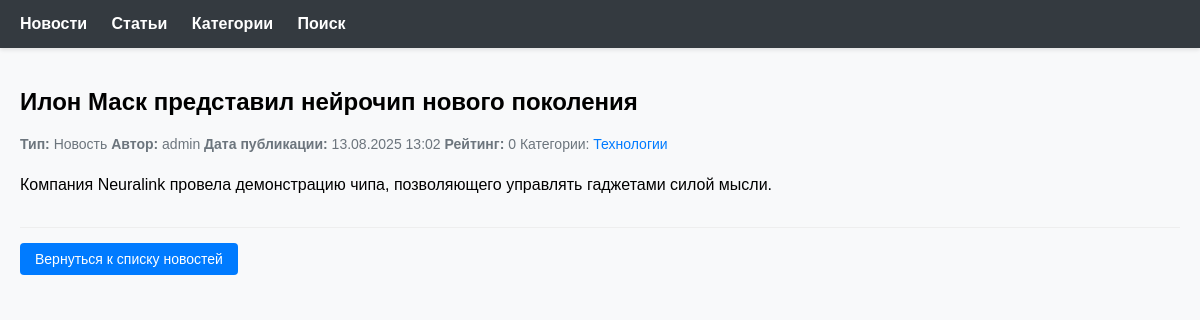
/1/, run on the app's committed database.
### NewsPortal/models.py (models this page shows, shortened)
class Post(models.Model):
    ARTICLE = 'AR'
    NEWS = 'NW'
    POST_TYPES = [
        (ARTICLE, 'Статья'),
        (NEWS, 'Новость'),
    ]
    author = models.ForeignKey(
        Author,
        on_delete=models.CASCADE,
        related_name='posts'
    )
    post_type = models.CharField(max_length=2, choices=POST_TYPES)
    created_at = models.DateTimeField(auto_now_add=True)
    categories = models.ManyToManyField(
        Category,
        through='PostCategory',
        related_name='posts'
    )
    title = models.CharField(max_length=200)
    content = models.TextField()
    rating = models.IntegerField(default=0)
    def get_post_type_display_name(self):
        return dict(self.POST_TYPES).get(self.post_type, 'Неизвестный тип')

class Author(models.Model):
    user = models.OneToOneField(User, on_delete=models.CASCADE)
    rating = models.IntegerField(default=0)
    bio = models.TextField(blank=True, null=True)
    created_at = models.DateTimeField(auto_now_add=True)

class Category(models.Model):
    name = models.CharField(max_length=100, unique=True)
    subscribers = models.ManyToManyField(User, related_name='subscribed_categories', blank=True)

### NewsPortal/views.py (the view)
# urls.py: path('<int:pk>/', views.news_detail, name='news_detail'),
def news_detail(request, pk):
    news = get_object_or_404(Post, pk=pk, post_type='NW')
    return render(request, 'news/news_detail.html', {'news': news})

### NewsPortal/context_processors.py (called while the page is built)
def site_info(request):
    return {
        'SITE_NAME': getattr(settings, 'SITE_NAME', 'News Portal'),
        'SITE_URL': getattr(settings, 'SITE_URL', 'localhost:8000'),
    }

def site_settings(request):
    return {
        'SITE_NAME': settings.SITE_NAME,
        'SITE_URL': settings.SITE_URL,
    }

def social_login_buttons(request):
    return {
        'social_login_buttons': mark_safe(
            '<a href="/accounts/yandex/login/?process=login" class="btn yandex-btn">'
            '<img src="https://upload.wikimedia.org/wikipedia/commons/thumb/9/91/Yandex_icon.svg/512px-Yandex_icon'
            '.svg.png"'
            'alt="Yandex" width="20"> Войти через Yandex'
            '</a>'
        )
    }

### NewsPortal/templatetags/news_filters.py (called while the page is built)
@register.filter(name='censor')
def censor(value):
    if not isinstance(value, str):
        raise TypeError(f"Фильтр 'censor' применяется к строке, а не к {type(value)}")
    BAD_WORDS = [
        'анус',
        'аборт',
        'бздун',
        'беспезды',
        'бздюх',
        'бля',
        'блудилище',
        'блядво',
        'блядеха',
        'блядина',
        'блядистка',
    ]
    pattern = r'\b(' + '|'.join(BAD_WORDS) + r')\b'
    regex = re.compile(pattern, re.IGNORECASE)
    def replace_match(match):
        word = match.group(0)
        return word[0] + '*' * (len(word) - 1)
    return mark_safe(regex.sub(replace_match, value))

### NewsPortal/templates/news/news_detail.html (shortened to what this page needs)
{% extends 'default.html' %}
{% load news_filters %}
{% block content %}
    <article>
        <h1>{{ news.title|censor }}</h1>
        <div class="news-meta">
            <strong>Тип:</strong> {{ news.get_post_type_display_name }}
            <strong>Автор:</strong> {{ news.author.user.username }}
            <strong>Дата публикации:</strong> {{ news.created_at|date:"d.m.Y H:i" }}
            <strong>Рейтинг:</strong> {{ news.rating }}
            {% if news.categories.all %}
                <span>Категории:
                    {% for category in news.categories.all %}
                        <a href="{% url 'NewsPortal:category_detail' category.id %}">{{ category.name }}</a>
                    {% endfor %}
                </span>
            {% endif %}
        </div>
        <div class="news-content">
            {{ news.content|censor|linebreaks }}
        </div>
        <div class="actions">
            <a href="{% url 'NewsPortal:news_list' %}" class="btn">Вернуться к списку новостей</a>
        </div>
    </article>
{% endblock %}

### NewsPortal/templates/default.html (style rules this page uses)
body { font-family: Arial, sans-serif; margin: 0; padding: 0; background-color: #f8f9fa; }
a { color: #007bff; text-decoration: none; }
.news-content { margin-top: 20px; line-height: 1.6; font-size: 16px; }
.news-meta { color: #6c757d; margin-bottom: 20px; font-size: 14px; }
.btn { display: inline-block; padding: 8px 15px; background: #007bff; color: white; border-radius: 4px; text-decoration: none; margin-right: 10px; font-size: 14px; border: none; cursor: pointer; transition: background 0.3s; }
.actions { margin-top: 30px; padding-top: 15px; border-top: 1px solid #eee; }

### data on the page
Post: title|censor "Илон Маск представил нейрочип нового поколения", get_post_type_display_name "Новость", author.user.username "admin", created_at "13.08.2025 13:02", rating "0", content|censor "Компания Neuralink провела демонстрацию чипа, позволяющего управлять гаджетами силой мысли."
Category: name "Технологии"
